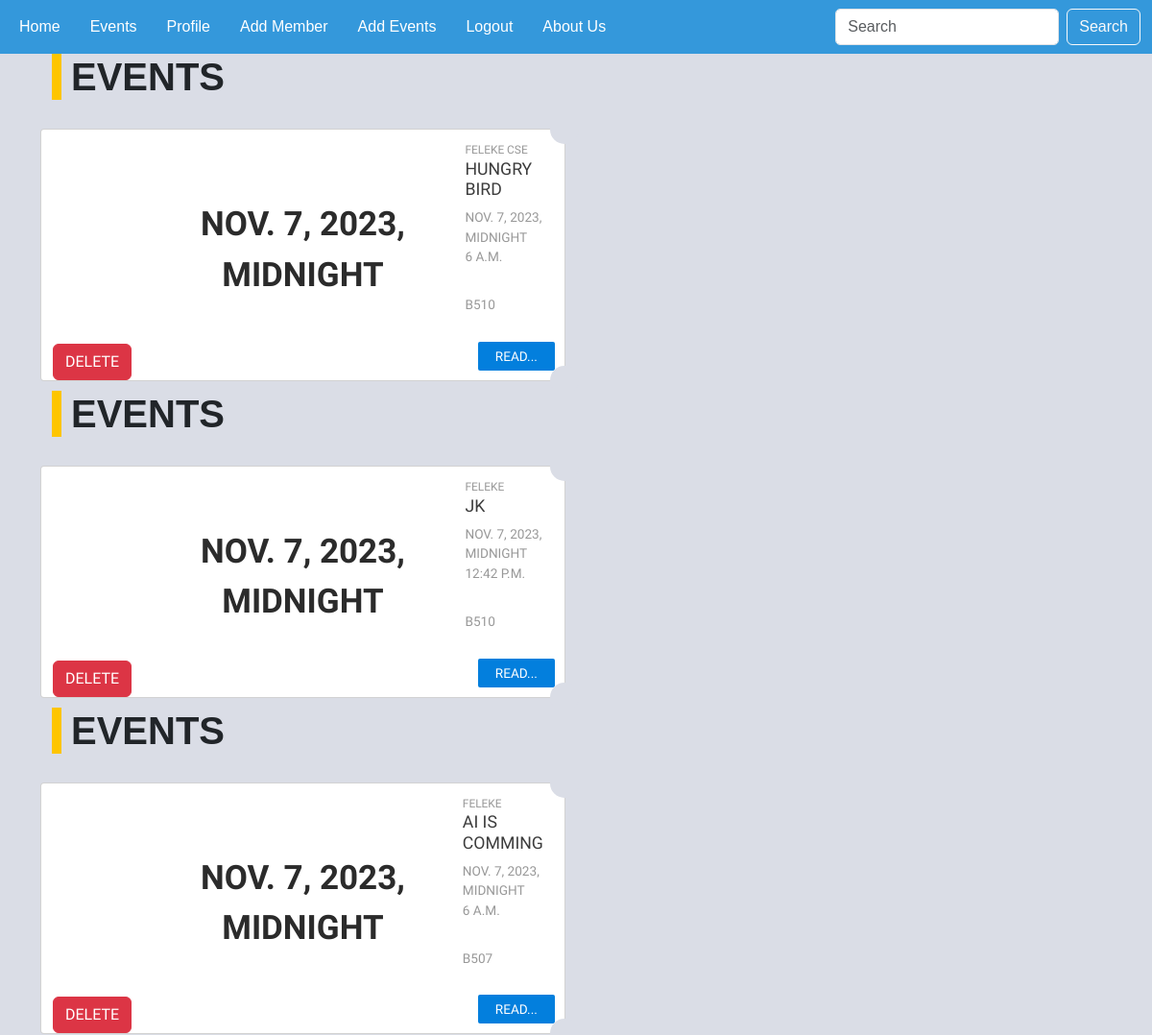
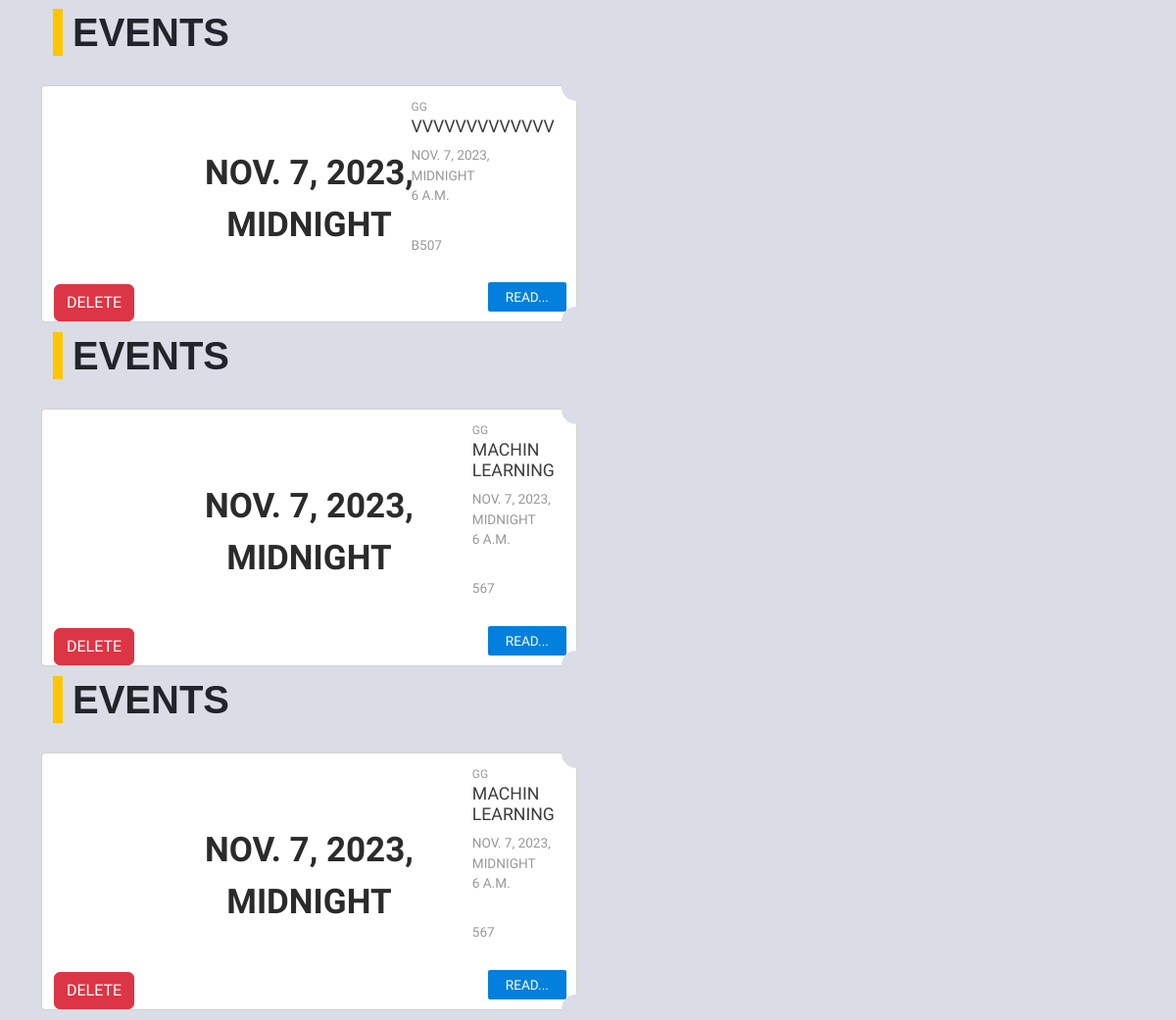
/up_comming_event (signed in), run on the app's committed database (2 pictures, top to bottom).
### CSEC_App/models.py (models this page shows, shortened)
class Events(models.Model):
    title=models.CharField(max_length=300)
    description=models.TextField()
    date=models.DateTimeField()
    time=models.TimeField()
    venue=models.CharField(max_length=200)
    organizer=models.CharField(max_length=100,default="CSEC_Dev")
    created_at=models.DateTimeField(auto_now_add=True)
    class Meta:
        verbose_name_plural='Events'

### CSEC_App/views.py (the view)
# urls.py: path('up_comming_event',EventsView.as_view(),name='events'),
class EventsView(ListView):
    model=Events
    template_name='events_dashboard.html'
    ordering=['-created_at']

### CSEC_App/templates/events_dashboard.html (shortened to what this page needs)
{% extends 'base.html' %}
{% block content %}
{% if user.is_authenticated %}
{% for event in object_list  %}
  <section class="container" >
    <h1>Events</h1>
      <div class="row" >
        <article class="card fl-left">
          <section class="date">
            <time datetime="23th feb">
              <small><span>{{event.date}}</span></small>
            </time>
          </section>
          <section class="card-cont">
            <small>{{event.organizer}}</small>
            <h3>{{event.title}}</h3>
            <div class="even-date">
             <time>
               <span>{{event.date}}</span>
               <span>{{event.time}}</span>
             </time>
            </div>
            <div class="even-info">
              <p>
                {{event.venue}}
              </p>
            </div>
            <a href="{% url 'eventdetail' event.id %}">Read...</a>
          </section>
          {% if user.is_staff %}
          <a href="{% url 'deleteevents' event.id %}" class="btn btn-danger">Delete</a>
          {% endif %}
        </article>
      </div>
    </section>
{% endfor %}
{% endif %}
{% endblock content%}

### data on the page
Events: date "NOV. 7, 2023, MIDNIGHT", organizer "FELEKE CSE", title "HUNGRY BIRD", time "6 A.M.", venue "B510"
Events: date "NOV. 7, 2023, MIDNIGHT", organizer "FELEKE", title "JK", time "12:42 P.M.", venue "B510"
Events: date "NOV. 7, 2023, MIDNIGHT", organizer "FELEKE", title "AI IS COMMING", time "6 A.M.", venue "B507"
Events: date "NOV. 7, 2023, MIDNIGHT", organizer "GG", title "VVVVVVVVVVVVV", time "6 A.M.", venue "B507"
Events: date "NOV. 7, 2023, MIDNIGHT", organizer "GG", title "MACHIN LEARNING", time "6 A.M.", venue "567"
Events: date "NOV. 7, 2023, MIDNIGHT", organizer "GG", title "MACHIN LEARNING", time "6 A.M.", venue "567"
